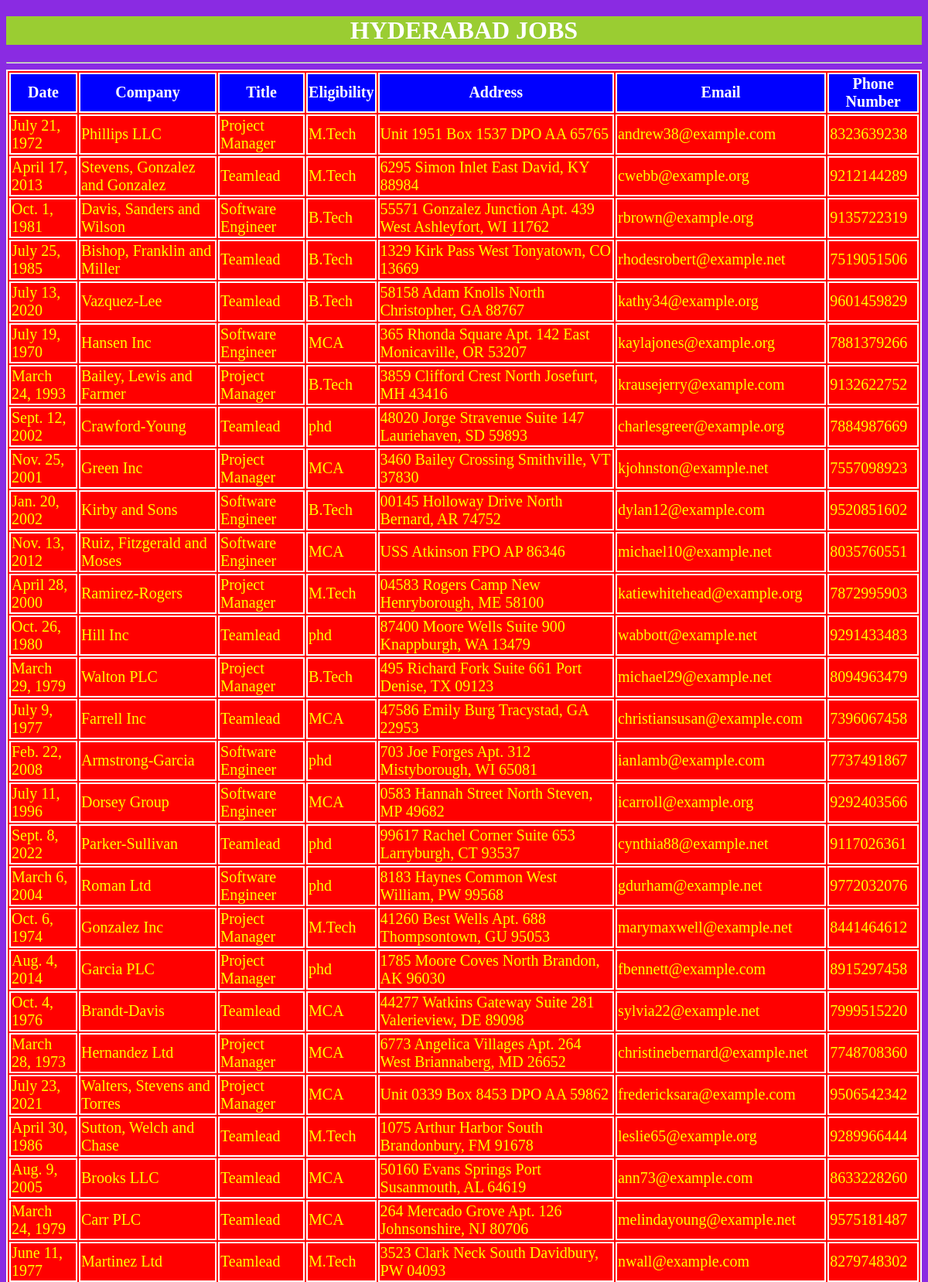
/jobapp/hydjob/ (upper part), run on the app's committed database.
### jobapp/models.py (models this page shows)
class hydjob(models.Model):
    date=models.DateField();
    company=models.CharField(max_length=100);
    title=models.CharField(max_length=100);
    eligibility=models.CharField(max_length=100);
    address=models.CharField(max_length=100);
    email=models.EmailField();
    phone_number=models.IntegerField()

### jobapp/views.py (the view)
# urls.py: path('hydjob/',views.Hydjob),
def Hydjob(request):
    job_list=hydjob.objects.all()
    my_dict={'job_list':job_list}
    return render(request,'hydjob.html',context=my_dict)

### templates/hydjob.html (shortened to what this page needs)
<!DOCTYPE html>
{% load static %}
<html lang="en">
<head>
    <link rel="stylesheet" href="{% static 'css/demo3.css'%}">
</head>
<body>
    <h1>HYDERABAD  JOBS</h1>
    <hr>
    {% if job_list %}
    <table id='tab'>
        <thead>
            <th>Date</th>
            <th>Company</th>
            <th>Title</th>
            <th>Eligibility</th>
            <th>Address</th>
            <th>Email</th>
            <th>Phone Number</th>
        </thead>
    {% for job in job_list %}
    <tr>
        <td>{{job.date}}</td>
        <td>{{job.company}}</td>
        <td>{{job.title}}</td>
        <td>{{job.eligibility}}</td>
        <td>{{job.address}}</td>
        <td>{{job.email}}</td>
        <td>{{job.phone_number}}</td>
    </tr>
    {% endfor %}
    </table>
    {% else %}
    <p>No Jobs Found In HYD</p>
    {% endif %}
</body>
</html>

### static/css/demo3.css (style rules this page uses)
body { background:blueviolet; }
h1 { color:white; text-align: center; background: yellowgreen; }
table,thead,th,tr,td { color: yellow; border: 2px solid white; font-size: 20px; margin: auto; background: red; }
thead,th { color: white; border: 2px solid white; font-size: 20px; margin: auto; background: blue; }
table tr:nth-of-type(even) { background: #f4c242; }

### data on the page
hydjob: date "July 21, 1972", company "Phillips LLC", title "Project Manager", eligibility "M.Tech", address "Unit 1951 Box 1537 DPO AA 65765", email "andrew38@example.com", phone_number "8323639238"
hydjob: date "April 17, 2013", company "Stevens, Gonzalez and Gonzalez", title "Teamlead", eligibility "M.Tech", address "6295 Simon Inlet East David, KY 88984", email "cwebb@example.org", phone_number "9212144289"
hydjob: date "Oct. 1, 1981", company "Davis, Sanders and Wilson", title "Software Engineer", eligibility "B.Tech", address "55571 Gonzalez Junction Apt. 439 West Ashleyfort, WI 11762", email "rbrown@example.org", phone_number "9135722319"
hydjob: date "July 25, 1985", company "Bishop, Franklin and Miller", title "Teamlead", eligibility "B.Tech", address "1329 Kirk Pass West Tonyatown, CO 13669", email "rhodesrobert@example.net", phone_number "7519051506"
hydjob: date "July 13, 2020", company "Vazquez-Lee", title "Teamlead", eligibility "B.Tech", address "58158 Adam Knolls North Christopher, GA 88767", email "kathy34@example.org", phone_number "9601459829"
hydjob: date "July 19, 1970", company "Hansen Inc", title "Software Engineer", eligibility "MCA", address "365 Rhonda Square Apt. 142 East Monicaville, OR 53207", email "kaylajones@example.org", phone_number "7881379266"
hydjob: date "March 24, 1993", company "Bailey, Lewis and Farmer", title "Project Manager", eligibility "B.Tech", address "3859 Clifford Crest North Josefurt, MH 43416", email "krausejerry@example.com", phone_number "9132622752"
hydjob: date "Sept. 12, 2002", company "Crawford-Young", title "Teamlead", eligibility "phd", address "48020 Jorge Stravenue Suite 147 Lauriehaven, SD 59893", email "charlesgreer@example.org", phone_number "7884987669"
hydjob: date "Nov. 25, 2001", company "Green Inc", title "Project Manager", eligibility "MCA", address "3460 Bailey Crossing Smithville, VT 37830", email "kjohnston@example.net", phone_number "7557098923"
hydjob: date "Jan. 20, 2002", company "Kirby and Sons", title "Software Engineer", eligibility "B.Tech", address "00145 Holloway Drive North Bernard, AR 74752", email "dylan12@example.com", phone_number "9520851602"
hydjob: date "Nov. 13, 2012", company "Ruiz, Fitzgerald and Moses", title "Software Engineer", eligibility "MCA", address "USS Atkinson FPO AP 86346", email "michael10@example.net", phone_number "8035760551"
hydjob: date "April 28, 2000", company "Ramirez-Rogers", title "Project Manager", eligibility "M.Tech", address "04583 Rogers Camp New Henryborough, ME 58100", email "katiewhitehead@example.org", phone_number "7872995903"
hydjob: date "Oct. 26, 1980", company "Hill Inc", title "Teamlead", eligibility "phd", address "87400 Moore Wells Suite 900 Knappburgh, WA 13479", email "wabbott@example.net", phone_number "9291433483"
hydjob: date "March 29, 1979", company "Walton PLC", title "Project Manager", eligibility "B.Tech", address "495 Richard Fork Suite 661 Port Denise, TX 09123", email "michael29@example.net", phone_number "8094963479"
hydjob: date "July 9, 1977", company "Farrell Inc", title "Teamlead", eligibility "MCA", address "47586 Emily Burg Tracystad, GA 22953", email "christiansusan@example.com", phone_number "7396067458"
hydjob: date "Feb. 22, 2008", company "Armstrong-Garcia", title "Software Engineer", eligibility "phd", address "703 Joe Forges Apt. 312 Mistyborough, WI 65081", email "ianlamb@example.com", phone_number "7737491867"
hydjob: date "July 11, 1996", company "Dorsey Group", title "Software Engineer", eligibility "MCA", address "0583 Hannah Street North Steven, MP 49682", email "icarroll@example.org", phone_number "9292403566"
hydjob: date "Sept. 8, 2022", company "Parker-Sullivan", title "Teamlead", eligibility "phd", address "99617 Rachel Corner Suite 653 Larryburgh, CT 93537", email "cynthia88@example.net", phone_number "9117026361"
hydjob: date "March 6, 2004", company "Roman Ltd", title "Software Engineer", eligibility "phd", address "8183 Haynes Common West William, PW 99568", email "gdurham@example.net", phone_number "9772032076"
hydjob: date "Oct. 6, 1974", company "Gonzalez Inc", title "Project Manager", eligibility "M.Tech", address "41260 Best Wells Apt. 688 Thompsontown, GU 95053", email "marymaxwell@example.net", phone_number "8441464612"
hydjob: date "Aug. 4, 2014", company "Garcia PLC", title "Project Manager", eligibility "phd", address "1785 Moore Coves North Brandon, AK 96030", email "fbennett@example.com", phone_number "8915297458"
hydjob: date "Oct. 4, 1976", company "Brandt-Davis", title "Teamlead", eligibility "MCA", address "44277 Watkins Gateway Suite 281 Valerieview, DE 89098", email "sylvia22@example.net", phone_number "7999515220"
hydjob: date "March 28, 1973", company "Hernandez Ltd", title "Project Manager", eligibility "MCA", address "6773 Angelica Villages Apt. 264 West Briannaberg, MD 26652", email "christinebernard@example.net", phone_number "7748708360"
hydjob: date "July 23, 2021", company "Walters, Stevens and Torres", title "Project Manager", eligibility "MCA", address "Unit 0339 Box 8453 DPO AA 59862", email "fredericksara@example.com", phone_number "9506542342"
hydjob: date "April 30, 1986", company "Sutton, Welch and Chase", title "Teamlead", eligibility "M.Tech", address "1075 Arthur Harbor South Brandonbury, FM 91678", email "leslie65@example.org", phone_number "9289966444"
hydjob: date "Aug. 9, 2005", company "Brooks LLC", title "Teamlead", eligibility "MCA", address "50160 Evans Springs Port Susanmouth, AL 64619", email "ann73@example.com", phone_number "8633228260"
hydjob: date "March 24, 1979", company "Carr PLC", title "Teamlead", eligibility "MCA", address "264 Mercado Grove Apt. 126 Johnsonshire, NJ 80706", email "melindayoung@example.net", phone_number "9575181487"
hydjob: date "June 11, 1977", company "Martinez Ltd", title "Teamlead", eligibility "M.Tech", address "3523 Clark Neck South Davidbury, PW 04093", email "nwall@example.com", phone_number "8279748302"
